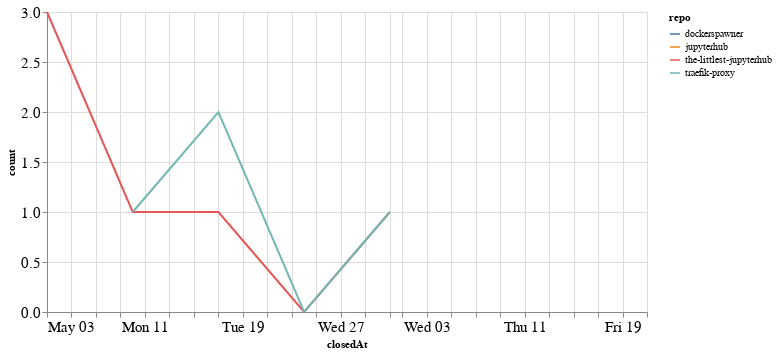

Notebook cell for this chart:
### Code cell
closed_by_time = closed_by.groupby('repo').resample('W', on='closedAt').count()['author'].reset_index()
closed_by_time = closed_by_time.rename(columns={'author': 'count'})

alt.Chart(closed_by_time, width=600).mark_line().encode(
    x='closedAt',
    y='count',
    color='repo',
    tooltip="repo"
)

### Figure 1 — Vega-Lite specification as saved in the notebook (floating-point values rounded to 4 significant figures)
{"config": {"axisLeft": {"labelFontSize": 15}, "axisBottom": {"labelFontSize": 15}}, "data": {"name": "data-2b611eecf4530d575222a81da11a93d7"}, "mark": "line", "encoding": {"color": {"type": "nominal", "field": "repo"}, "tooltip": {"type": "nominal", "field": "repo"}, "x": {"type": "temporal", "field": "closedAt"}, "y": {"type": "quantitative", "field": "count"}}, "width": 600, "$schema": "https://vega.github.io/schema/vega-lite/v4.8.1.json", "datasets": {"data-2b611eecf4530d575222a81da11a93d7": [{"repo": "dockerspawner", "closedAt": "2020-06-21T00:00:00", "count": 1}, {"repo": "jupyterhub", "closedAt": "2020-06-14T00:00:00", "count": 1}, {"repo": "the-littlest-jupyterhub", "closedAt": "2020-05-03T00:00:00", "count": 3}, {"repo": "the-littlest-jupyterhub", "closedAt": "2020-05-10T00:00:00", "count": 1}, {"repo": "the-littlest-jupyterhub", "closedAt": "2020-05-17T00:00:00", "count": 1}, {"repo": "the-littlest-jupyterhub", "closedAt": "2020-05-24T00:00:00", "count": 0}, {"repo": "the-littlest-jupyterhub", "closedAt": "2020-05-31T00:00:00", "count": 1}, {"repo": "traefik-proxy", "closedAt": "2020-05-10T00:00:00", "count": 1}, {"repo": "traefik-proxy", "closedAt": "2020-05-17T00:00:00", "count": 2}, {"repo": "traefik-proxy", "closedAt": "2020-05-24T00:00:00", "count": 0}, {"repo": "traefik-proxy", "closedAt": "2020-05-31T00:00:00", "count": 1}]}}
